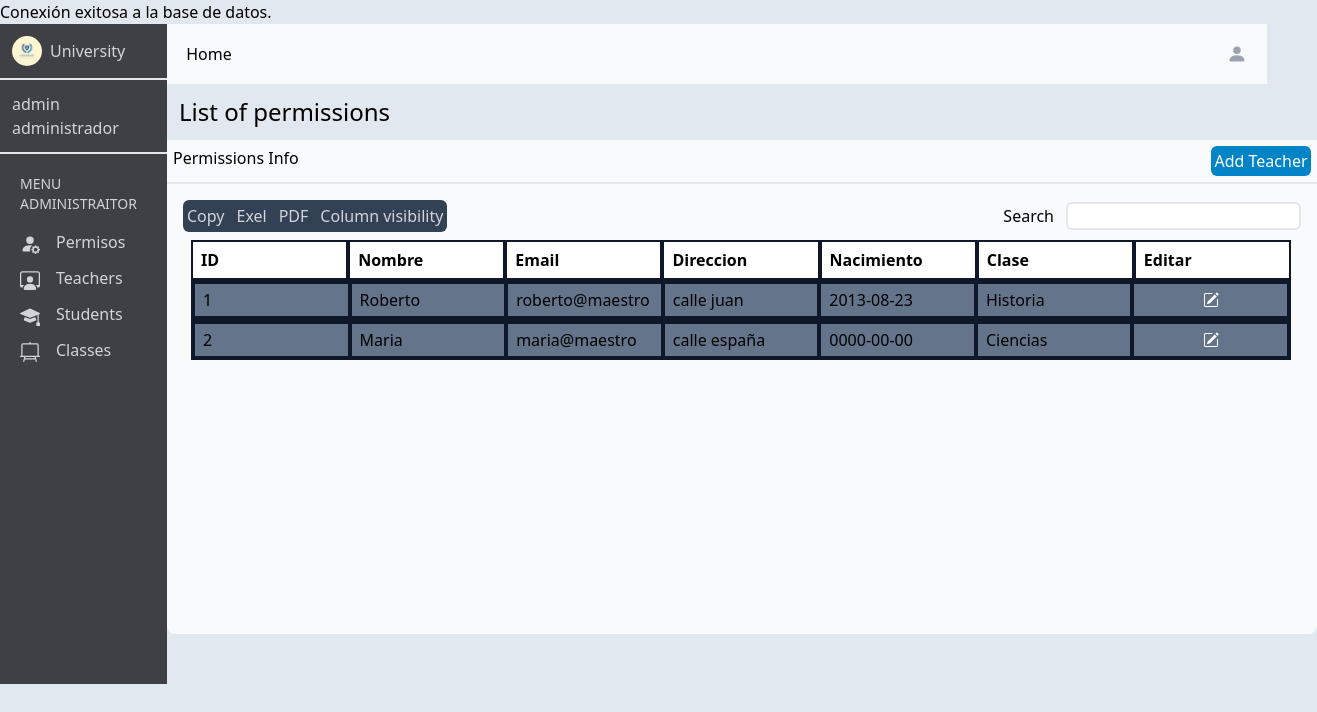
Before: /adminmaes.php (signed in) with the older database file.
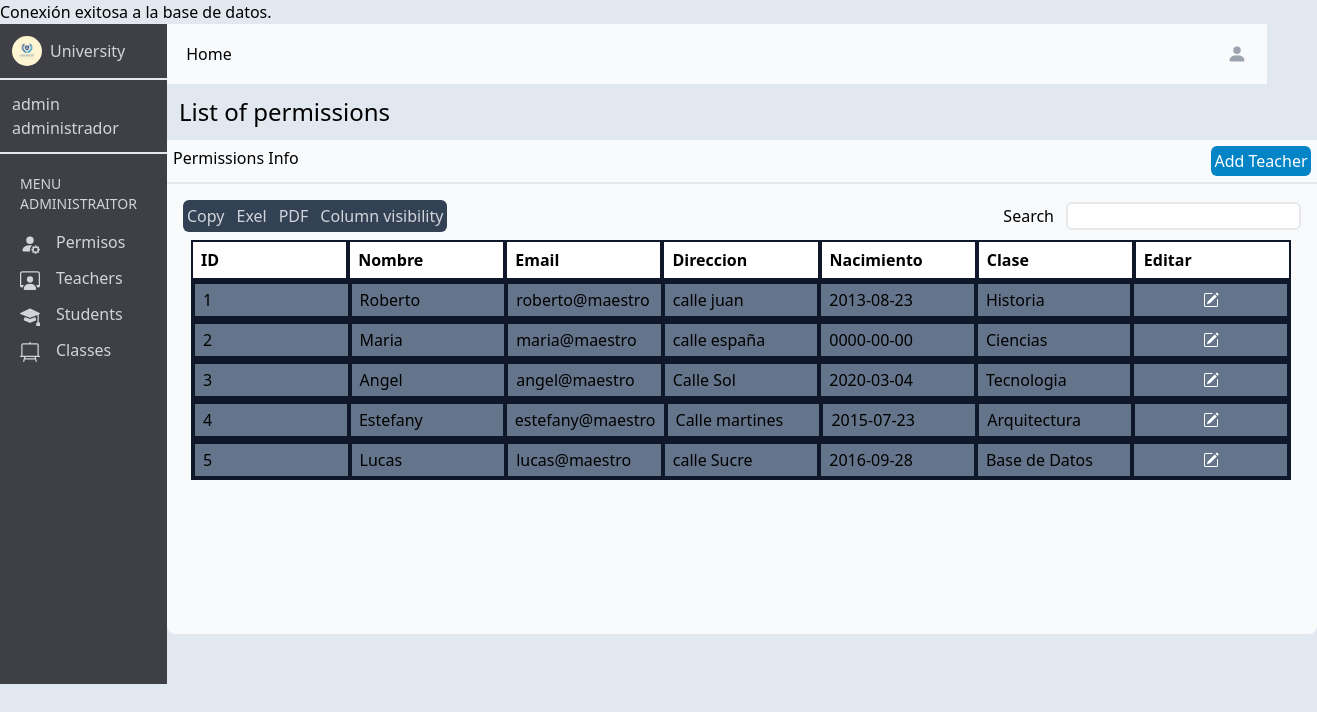
After: the same page with the newer database file.
### tables this page shows
CREATE TABLE IF NOT EXISTS `administrador` (
  `id` int NOT NULL AUTO_INCREMENT,
  `dni` int NOT NULL,
  `nombre` varchar(100) NOT NULL,
  `usuario` varchar(250) NOT NULL,
  `contrasena` varchar(250) NOT NULL,
  `permiso` varchar(100) NOT NULL,
  `estado` varchar(100) NOT NULL,
  `direccion` varchar(250) NOT NULL,
  `nacimiento` date NOT NULL,
  `clase` varchar(100) NOT NULL,
  PRIMARY KEY (`id`),
  UNIQUE KEY `dni` (`dni`),
  UNIQUE KEY `usuario` (`usuario`(100)),
  KEY `dni_2` (`dni`)
);

### adminmaes.php (the view, shortened to what the changed rows need)
<?php
require "connection.php";
$consulta = "SELECT * FROM administrador";
$resultado = mysqli_query($connection, $consulta);
?>
<!DOCTYPE html>
<html lang="en">
<head>
    <link href="/dist/output.css" rel="stylesheet">
</head>
<body class="bg-slate-200">
    <main class="h-screen flex">
        <div class="flex flex-col">
            <div>
                <div class="w-full h-custom-450 p-4 bg-slate-50 rounded-b-lg">
                    <div class="w-custom-1100 flex flex-col p-2">
                        <?php
                        $contador = 1;
                        while ($fila = mysqli_fetch_assoc($resultado)) {
                            if ($fila['permiso'] == 'Maestro') {
                            echo "<div class='w-custom-1100 h-custom-40 flex bg-slate-500 border-2 border-slate-900'>";
                            echo "<div class='w-custom-220 border-2 border-slate-900 flex items-center p-2'>" . $contador . "</div>";
                            echo "<div class='w-custom-220 border-2 border-slate-900 flex items-center p-2'>" . $fila['nombre'] . "</div>";
                            echo "<div class='w-custom-220 border-2 border-slate-900 flex items-center p-2'>" . $fila['usuario'] . "</div>";
                            echo "<div class='w-custom-220 border-2 border-slate-900 flex items-center p-2'>" . $fila['direccion'] . "</div>";
                            echo "<div class='w-custom-220 border-2 border-slate-900 flex items-center p-2'>" . $fila['nacimiento'] . "</div>";
                            echo "<div class='w-custom-220 border-2 border-slate-900 flex items-center p-2'>" . $fila['clase'] . "</div>";
                            echo "<button class='w-custom-220 border-2 border-slate-900 flex justify-center items-center p-2'>" . "<svg xmlns='http://www.w3.org/2000/svg width='16' height='16' fill='currentColor' class='bi bi-pencil-square text-white' viewBox='0 0 16 16'>" .
                                "<path d='M15.502 1.94a.5.5 0 0 1 0 .706L14.459 3.69l-2-2L13.502.646a.5.5 0 0 1 .707 0l1.293 1.293zm-1.75 2.456-2-2L4.939 9.21a.5.5 0 0 0-.121.196l-.805 2.414a.25.25 0 0 0 .316.316l2.414-.805a.5.5 0 0 0 .196-.12l6.813-6.814z'/>" . "
                                    <path fill-rule='evenodd' d='M1 13.5A1.5 1.5 0 0 0 2.5 15h11a1.5 1.5 0 0 0 1.5-1.5v-6a.5.5 0 0 0-1 0v6a.5.5 0 0 1-.5.5h-11a.5.5 0 0 1-.5-.5v-11a.5.5 0 0 1 .5-.5H9a.5.5 0 0 0 0-1H2.5A1.5 1.5 0 0 0 1 2.5v11z'/>" .
                                "</svg>" . "</button>";
                            echo "</div>";
                            $contador++;
                            }
                        }
                        ?>
                    </div>
                </div>
            </div>
        </div>
    </main>
</body>
</html>

Changed rows visible on the page:
added administrador: nombre "Angel", usuario "angel@maestro", direccion "Calle Sol", nacimiento "2020-03-04", clase "Tecnologia"
added administrador: nombre "Estefany", usuario "estefany@maestro", direccion "Calle martines", nacimiento "2015-07-23", clase "Arquitectura"
added administrador: nombre "Lucas", usuario "lucas@maestro", direccion "calle Sucre", nacimiento "2016-09-28", clase "Base de Datos"
